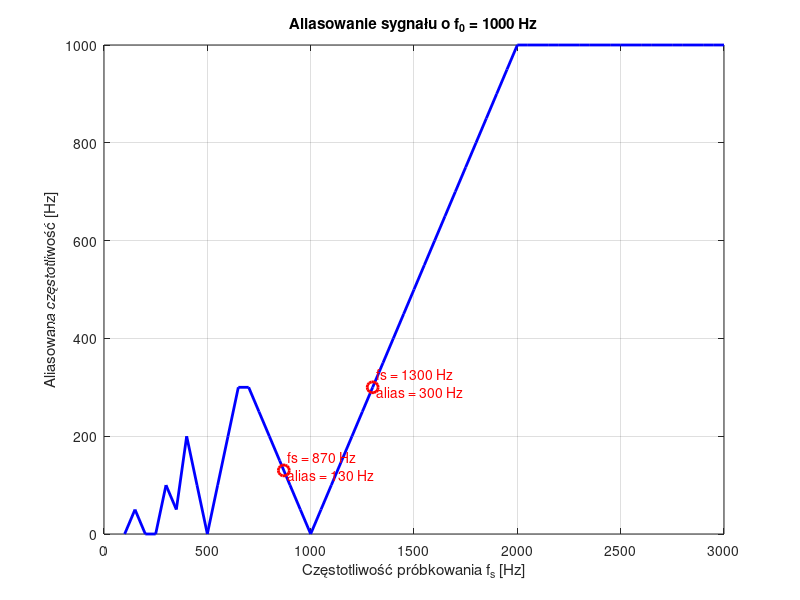

Here is the MATLAB script that generated this plot:
% zadanie_2.m
% zadanie_2
% Autor: Jakub Płoskonka
% 31 03 2025
% pokazać jaka będize częstotliwość po odtworzeniu czyli czestotliowsc aliasingu


clc; clear; close all;

f0 = 1000; % Hz - częstotliwość sygnału
fs_range = 100:50:3000; % zakres fs od 100 Hz do 3000 Hz
f_alias_list = zeros(size(fs_range));

for i = 1:length(fs_range)
    fs = fs_range(i);
    % Oblicz aliasing zgodnie z zasadą Nyquista
    f_alias = abs(f0 - round(f0/fs)*fs);
    f_alias_list(i) = f_alias;
end

% Wykres
figure;
plot(fs_range, f_alias_list, 'b', 'LineWidth', 2);
xlabel('Częstotliwość próbkowania f_s [Hz]');
ylabel('Aliasowana częstotliwość [Hz]');
title('Aliasowanie sygnału o f_0 = 1000 Hz');
grid on;
hold on;

% Podświetlenie dla fs = 870 i fs = 1300
special_fs = [870, 1300];
for i = 1:length(special_fs)
    fs_val = special_fs(i);
    f_alias_val = abs(f0 - round(f0/fs_val)*fs_val);
    plot(fs_val, f_alias_val, 'ro', 'MarkerSize', 8, 'LineWidth', 2);
    text(fs_val + 20, f_alias_val + 10, ...
        sprintf('fs = %d Hz\nalias = %.0f Hz', fs_val, f_alias_val), ...
        'Color', 'red');
end